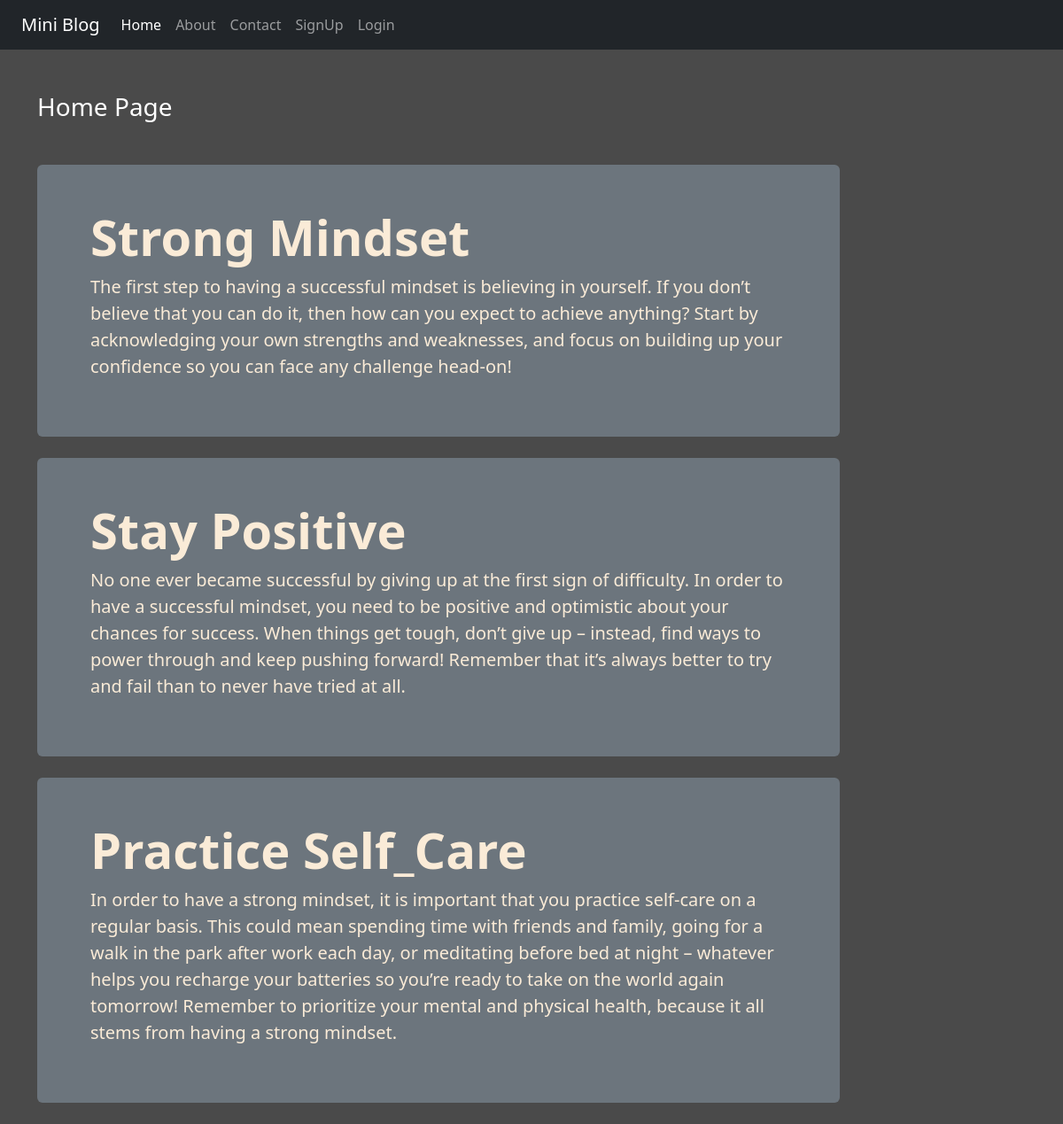
The app's page /, older data.
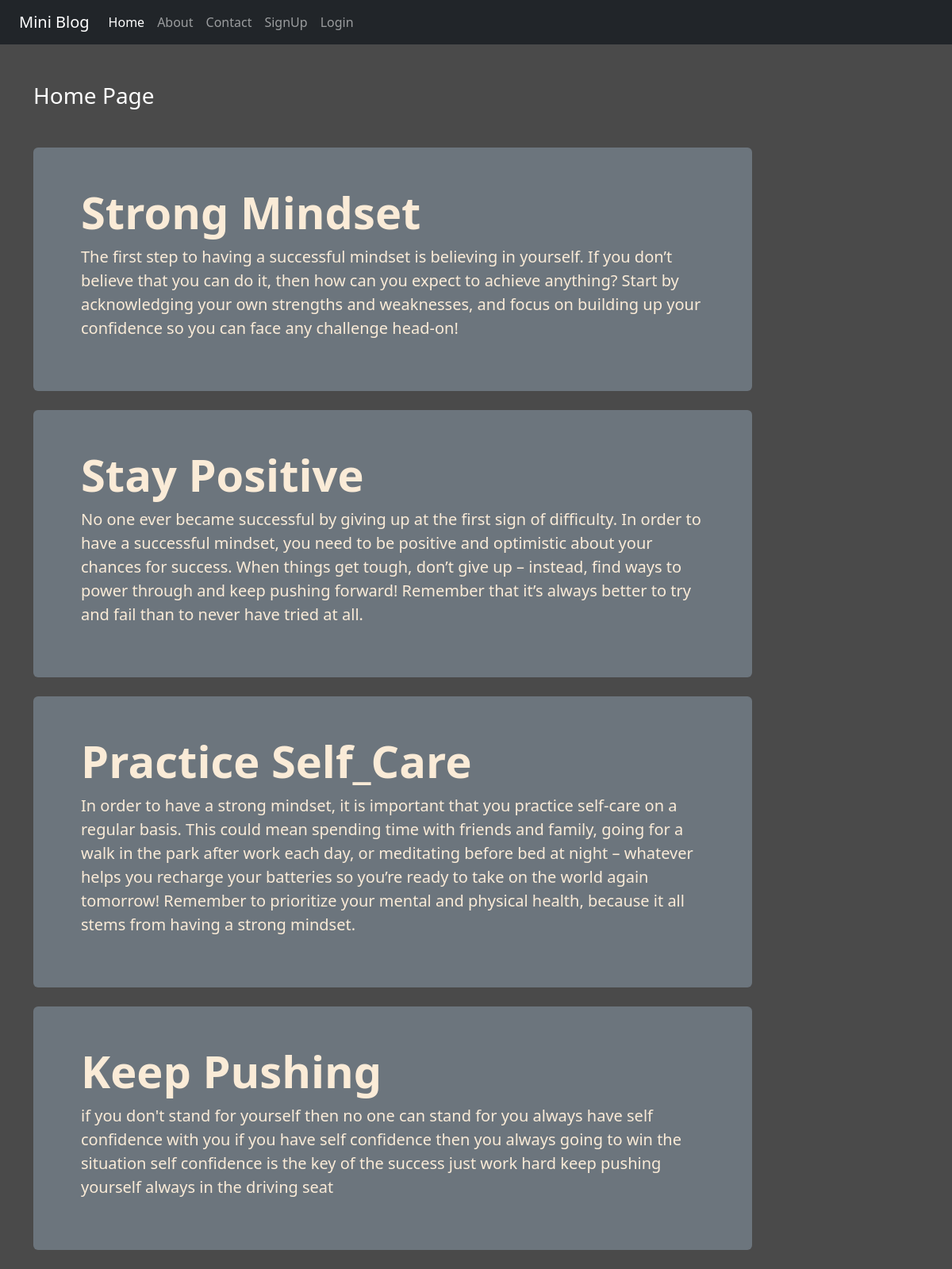
The same page, newer data.
### blog/models.py (models this page shows)
class Post(models.Model):
    title=models.CharField(max_length=40)
    desc=models.TextField()

### blog/views.py (the view)
# urls.py: 2. Add a URL to urlpatterns:  path('', Home.as_view(), name='home')
def Home(request):
    posts=Post.objects.all()
    return render(request,'blog/home.html',{'posts':posts})

### blog/templates/blog/home.html
{% extends 'blog/base.html' %}
{% load static %}
{% block content %}
    <div class="col-sm-10">
        <h3 class="text-white my-5">Home Page</h3>
        {% for post in posts %}
        <div class="mt-4 mb-4 p-5 bg-secondary jumbo-color rounded">
          <div class="container">
            <h1 class="display-4 fw-bold">{{post.title}}</h1>
            <p class="lead">{{post.desc}}</p>
          </div>
        </div>
        {% endfor %}
    </div>
{% endblock content %}

### blog/templates/blog/base.html (shortened to what this page needs)
<!DOCTYPE html>
{% load static %}
<html lang="en">
<head>
    <link rel="stylesheet" href="{% static 'blog/css/bootstrap.css' %}">
    <link rel="stylesheet" href="{% static 'blog/css/style.css' %}">
</head>
<body>
    <div class="container-fluid bg-dark">
        {% include 'blog/navbar.html' %}
    </div>
    <div class="container">
        <div class="row">
            <div class="row">
                {% block content %}
                {% endblock content %}
            </div>
        </div>
    </div>
</body>
</html>

### blog/templates/blog/navbar.html (shortened to what this page needs)
<nav class="navbar navbar-expand-lg navbar-dark bg-dark">
    <div class="container-fluid">
      <a class="navbar-brand" href="#">Mini Blog</a>
      <div class="collapse navbar-collapse" id="navbarNav">
        <ul class="navbar-nav">
          <li class="nav-item">
            <a class="nav-link active" aria-current="page" href="{% url 'home' %}">Home</a>
          </li>
          <li class="nav-item">
            <a class="nav-link" href="{% url 'about' %}">About</a>
          </li>
          <li class="nav-item">
            <a class="nav-link" href="{% url 'contact' %}">Contact</a>
          </li>
          {% if request.user.is_authenticated %}
          <li class="nav-item">
            <a class="nav-link" href="{% url 'dash' %}">Dashboard</a>
          </li>
          <li class="nav-item">
            <a class="nav-link" href="{% url 'logout' %}">LogOut</a>
          </li>
          {% else %}
          <li class="nav-item">
            <a class="nav-link" href="{% url 'signup' %}">SignUp</a>
          </li>
          <li class="nav-item">
            <a class="nav-link" href="{% url 'login' %}">Login</a>
          </li>
          {% endif %}
        </ul>
      </div>
    </div>
  </nav>

### blog/static/blog/css/style.css (style rules this page uses)
body { background-color: rgb(74, 74, 74); color: antiquewhite; }
.jumbo-color { background-color: rgb(83, 81, 81); }

Row changes from the older to the newer data that the page shows:
added Post: title "Keep Pushing", desc "if you don't stand for yourself then no one can stand for you always have self confidence with you if you have self confidence then you always going to win the situation self confidence is the key of the success just work hard keep pushing yourself always in the driving seat"
